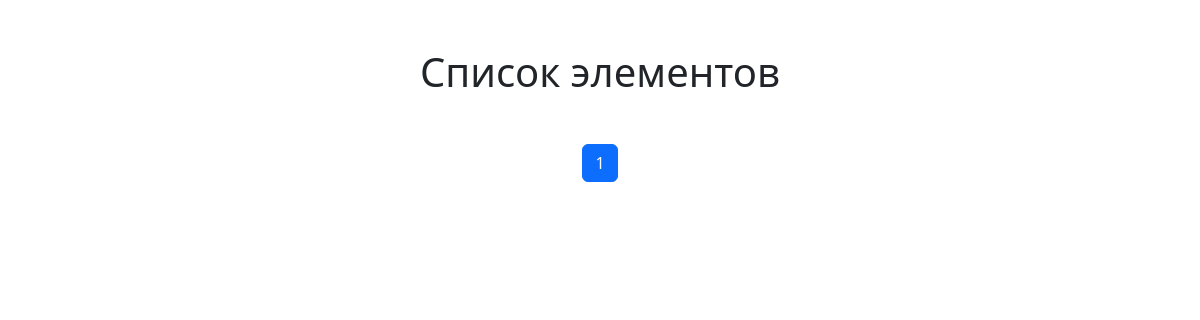
/pagination/items/, run on an earlier commit of the app's database.
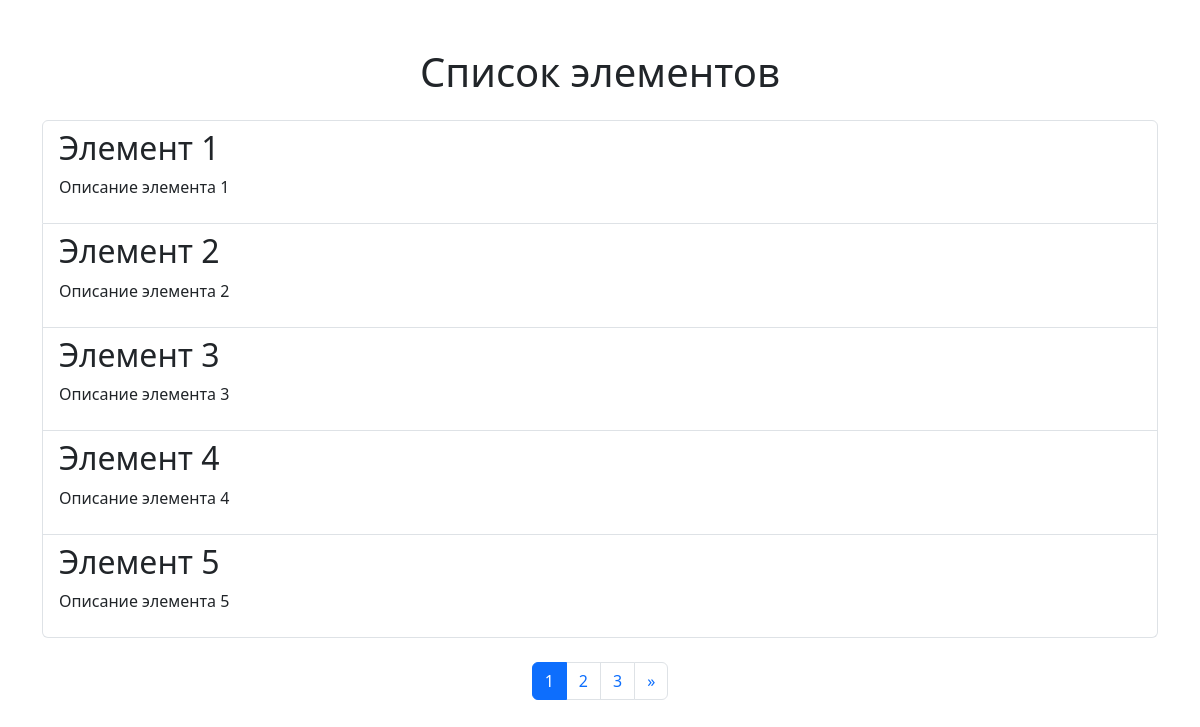
And on a later commit of the database.
### pagination/models.py (models this page shows, shortened)
class Item(models.Model):
    name = models.CharField(max_length=100, verbose_name="Название")
    description = models.TextField(verbose_name="Описание", blank=True)
    class Meta:
        verbose_name = "Элемент"
        verbose_name_plural = "Элементы"

### pagination/views.py (the view)
# urls.py: path('items/', item_list, name='item_list'),
def item_list(request):
    items = Item.objects.all()
    paginator = Paginator(items, 5)
    page_number = request.GET.get('page')  # Получаем номер страницы из запроса
    page_obj = paginator.get_page(page_number)  # Получаем объект страницы
    return render(request, 'pagination/item_list.html', {'page_obj': page_obj})

### templates/pagination/item_list.html (shortened to what this page needs)
<!DOCTYPE html>
<html>
<head>
    <link href="https://cdn.jsdelivr.net/npm/bootstrap@5.3.0/dist/css/bootstrap.min.css" rel="stylesheet">
</head>
<body>
    <div class="container mt-5">
        <h1 class="text-center mb-4">Список элементов</h1>
        <ul class="list-group">
            {% for item in page_obj %}
                <li class="list-group-item">
                    <h2>{{ item.name }}</h2>
                    <p>{{ item.description }}</p>
                </li>
            {% endfor %}
        </ul>
        <nav aria-label="Page navigation" class="mt-4">
            <ul class="pagination justify-content-center">
                {% for num in page_obj.paginator.page_range %}
                    <li class="page-item {% if page_obj.number == num %}active{% endif %}">
                        <a class="page-link" href="?page={{ num }}">{{ num }}</a>
                    </li>
                {% endfor %}
                {% if page_obj.has_next %}
                    <li class="page-item">
                        <a class="page-link" href="?page={{ page_obj.next_page_number }}" aria-label="Next">
                            <span aria-hidden="true">&raquo;</span>
                        </a>
                    </li>
                {% endif %}
            </ul>
        </nav>
    </div>
</body>
</html>

What changed in the data, as far as the page shows it:
added Item: name "Элемент 1", description "Описание элемента 1"
added Item: name "Элемент 2", description "Описание элемента 2"
added Item: name "Элемент 3", description "Описание элемента 3"
added Item: name "Элемент 4", description "Описание элемента 4"
added Item: name "Элемент 5", description "Описание элемента 5"
Also different on the page:
new list line: "2"
new list line: "3"
